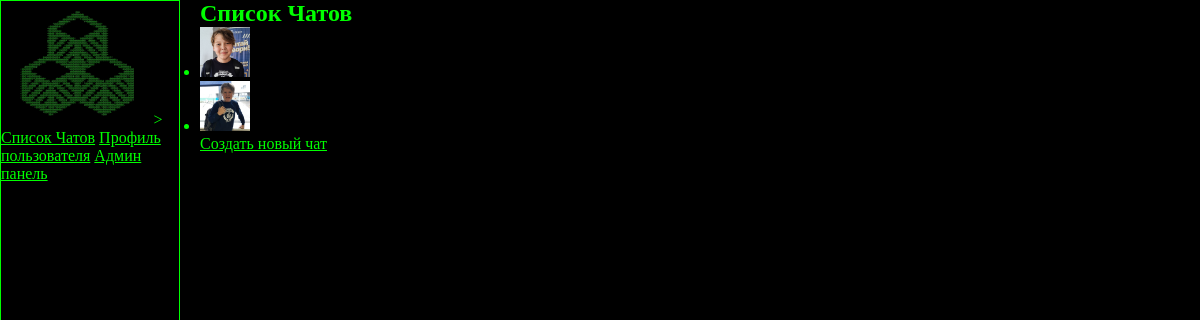
Before: /chats/chats/ (signed in) with the older database file.
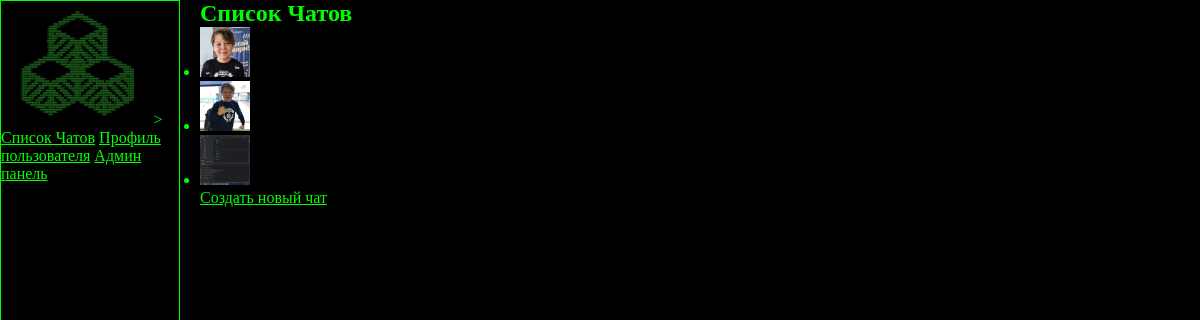
After: the same page with the newer database file.
### chats/models.py (models this page shows, shortened)
class Chat(models.Model):
    title = models.CharField(max_length=100)
    image = models.ImageField(upload_to='chat_images/')
    users = models.ManyToManyField(UserProfile, related_name='chats')

### chats/views.py (the view)
# urls.py: path('chats/', chat_list, name='chat_list'),
@login_required(login_url='register2')
def chat_list(request):
    user_profile = UserProfile.objects.get(user=request.user)
    chats = Chat.objects.filter(users=user_profile)
    return render(request, 'chats/chat_list.html', {'chats': chats})

### chats/templates/chats/chat_list.html (shortened to what this page needs)
{% extends 'chats/base.html' %}
{% block content %}
<div class="33">
<h2>Список Чатов</h2>
{% if chats %}
    <ul>
        {% for chat in chats %}
            <li>
                <a href="{% url 'chat_detail' chat.id %}">
                    <img src="{{ chat.image.url }}" alt="{{ chat.title }}" style="width: 50px; height: 50px;"/>
                </a>
            </li>
        {% endfor %}
        </ul>
    {% else %}
        <p>Нет доступных чатов.</p>
    {% endif %}
        {% if user.is_staff %}
            <a href="{% url 'new_chat' %}">Создать новый чат</a>
        {% endif %}
</div>
{% endblock %}

Changed rows visible on the page:
added Chat: image (picture)
